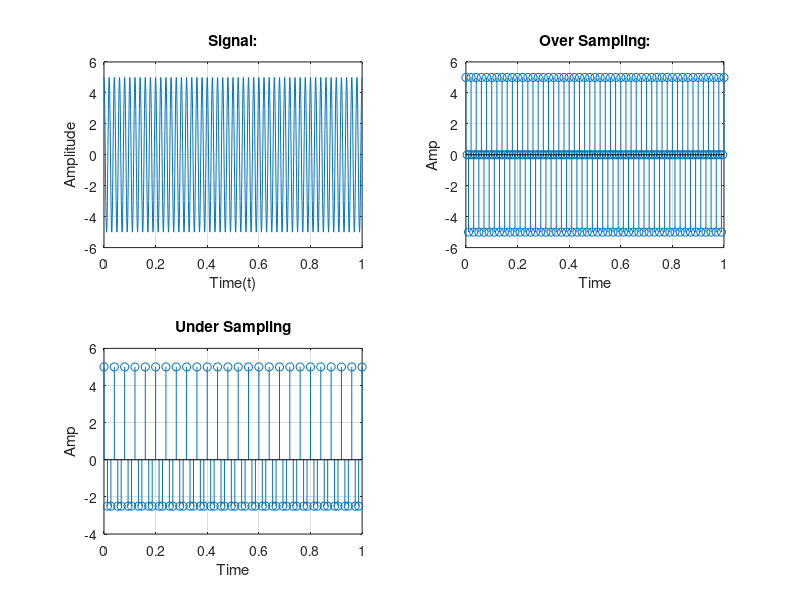

Here is the MATLAB script that generated this plot: (Note: this script raises an error after producing the figure.)
clc
clear all
close all

a=5;
f=50;
t=0:0.001:1;
x=a*cos(2*pi*f*t);

figure(1)
subplot(221)
plot(t,x)
title('Signal:')
xlabel('Time(t)')
ylabel('Amplitude')
grid on;         

% Over Sampling
fs=200;
n=0:1/fs:1;
xOver=a*cos(2*pi*f*n);
subplot(222)
stem(n,xOver)
title('Over Sampling:')
xlabel('Time')
ylabel('Amp')
grid on

% Under Sampling
fs=75;
n=0:1/fs:1;
xUnder=a*cos(2*pi*f*n);
subplot(223)
stem(n,xUnder)
title('Under Sampling')
xlabel('Time')
ylabel('Amp')
grid on

% cross correlation to see difference or compare 2 signal

flipy=flip(xUnder);
xlen=length(xOver);
ylen=length(xUnder);
tlen=xlen+ylen-1;

%Xn=[xn,zeros(1,xlen)];
%Yn=[yn,zeros(1,ylen)];
Rxy=zeros(1,tlen);
for l=1:tlen
    %Rxy(l)=0
    for n=1:xlen
        if(l-1+1>0 && (l-n+1 <= ylen))
            Rxy(l)=Rxy(l)+xOver(n)*xUnder(l-n+1);
        end
    end
end

nl=min(xOver)+min(xUnder);
nh=max(xOver)+max(xUnder);
n=nl:1:nh;
subplot(224)
stem(n,Rxy)
title('Comparing by Cross')
xlabel('Time')
ylabel('Amp')
grid on